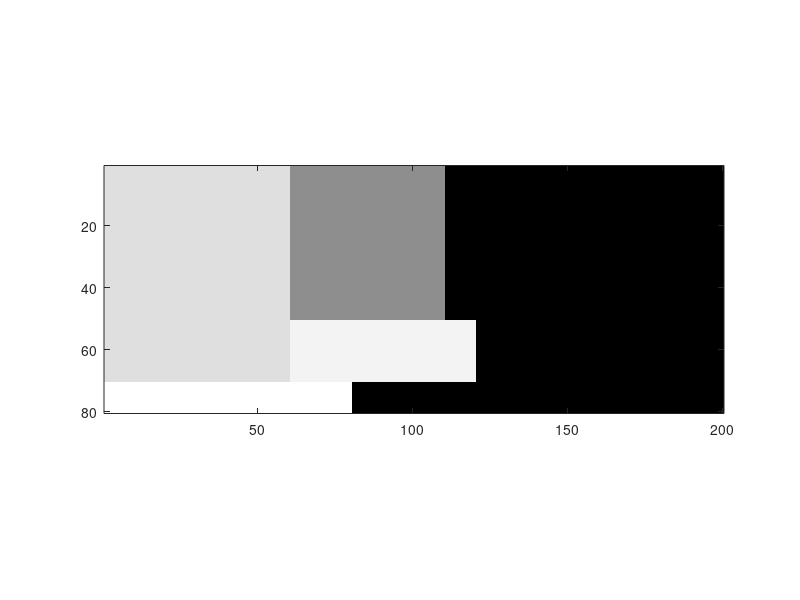

The MATLAB source for this figure:
function m = rta()
% [ time, g_i] 
tau = [ 4,2; 6,7; 6,2; 5,5] ;
tau = [  6,7; 6,2; 5,5; 4,2] ;
tau = [  6,7; 5,5; 4,2; 6,2] ;
tau = [  6,7; 4,2; 5,5; 6,2] ;
n = size(tau,1);
f = zeros( n, 1);

T = 10;

% Initalization
ta = 0;
g_m = 8;
h = [];
g_f = g_m; 
i= 1;

g_i = tau(:,2);
c_i = tau(:,1);

%memory
m = zeros(g_m, 2*T);
% i'll paint  with 1 the memory spaces 
% that have been allocated
farbe = randi([100 250]);

while ( i <= n )
    
    ro = min(find ( m(:,ta+1) == 0));
    
    
    
   if (g_f >= g_i(i) )
       f(i) = ta + c_i(i); 
       h = [h; f(i), g_i(i)];
       ta = ta;
       g_f = g_f - g_i(i);
       
       m(ro: ro + g_i(i)-1,ta+1 : ta+c_i(i)) = farbe;
       
       i = i+1;
       
       farbe = randi([100 250]);
       
   else
       g_i(i) = g_i(i) - g_f;
       h = [h; ta + c_i(i), g_f];
       
       % summing blocks with similar ta
       [values, ~, ids] = unique(h(:, 1 ));
       c = arrayfun(@(k) sum(h(k==ids,2)),1:max(ids));
       h = [values, c'];
       
       m(ro: ro + g_f-1,ta+1 : ta+c_i(i)) = farbe;
       
       [ta, index] = min(h(:,1));
       g_f = h(index, 2);
    
      % removing lower time
       h(index, :) = [];
     
        
       
    end
 
end

f
m = imresize(m, 10, 'nearest');
imshow(m,[]);
axis on
end 
